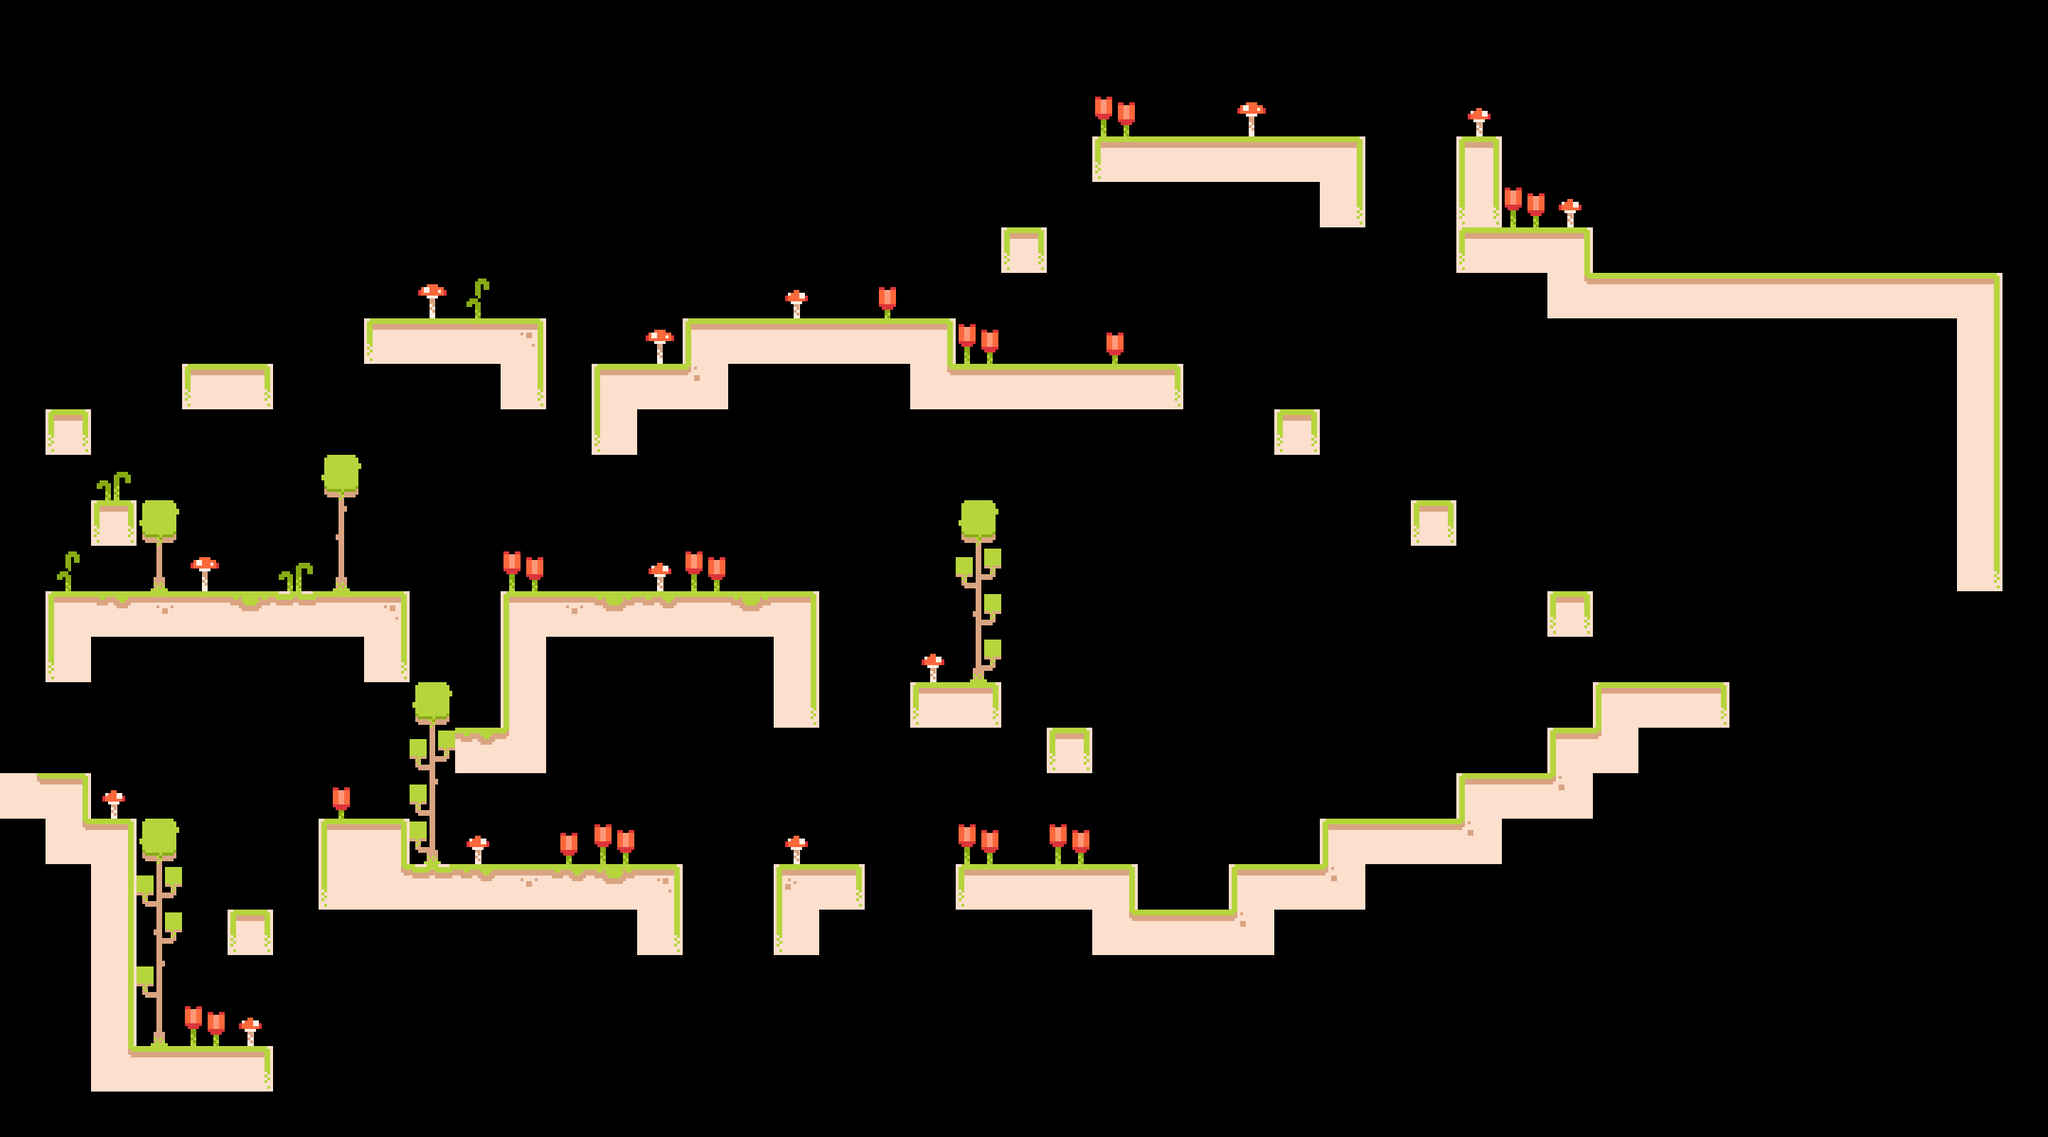

A 2D game scene composited from a Tiled map and its tileset images. What follows is a short description and the map's XML, with every tile layer's data as written:
An orthogonal 45x25 tile map with 64x64 px tiles, 2 tile layers (Main, Decoration) and 6 objects (5x Worm, Player).

<map version="1.10" tiledversion="1.12.2" orientation="orthogonal" renderorder="right-down" width="45" height="25" tilewidth="64" tileheight="64" infinite="0" nextlayerid="4" nextobjectid="8">
 <tileset firstgid="1" source="../tilesets/tilemap.tsx" />
 <layer id="1" name="Main" width="45" height="25">
  <data encoding="csv">
0,0,0,0,0,0,0,0,0,0,0,0,0,0,0,0,0,0,0,0,0,0,0,0,0,0,0,0,0,0,0,0,0,0,0,0,0,0,0,0,0,0,0,0,0,
0,0,0,0,0,0,0,0,0,0,0,0,0,0,0,0,0,0,0,0,0,0,0,0,0,0,0,0,0,0,0,0,0,0,0,0,0,0,0,0,0,0,0,0,0,
0,0,0,0,0,0,0,0,0,0,0,0,0,0,0,0,0,0,0,0,0,0,0,0,0,0,0,0,0,0,0,0,0,0,0,0,0,0,0,0,0,0,0,0,0,
0,0,0,0,0,0,0,0,0,0,0,0,0,0,0,0,0,0,0,0,0,0,0,0,28,5,5,5,5,6,0,0,20,0,0,0,0,0,0,0,0,0,0,0,0,
0,0,0,0,0,0,0,0,0,0,0,0,0,0,0,0,0,0,0,0,0,0,0,0,0,0,0,0,0,19,0,0,30,0,0,0,0,0,0,0,0,0,0,0,0,
0,0,0,0,0,0,0,0,0,0,0,0,0,0,0,0,0,0,0,0,0,0,10,0,0,0,0,0,0,0,0,0,28,5,6,0,0,0,0,0,0,0,0,0,0,
0,0,0,0,0,0,0,0,0,0,0,0,0,0,0,0,0,0,0,0,0,0,0,0,0,0,0,0,0,0,0,0,0,0,25,5,5,5,5,5,5,5,5,6,0,
0,0,0,0,0,0,0,0,28,5,5,9,0,0,0,4,5,5,5,5,6,0,0,0,0,0,0,0,0,0,0,0,0,0,0,0,0,0,0,0,0,0,0,16,0,
0,0,0,0,28,29,0,0,0,0,0,19,0,4,5,26,0,0,0,0,25,5,5,5,5,29,0,0,0,0,0,0,0,0,0,0,0,0,0,0,0,0,0,16,0,
0,10,0,0,0,0,0,0,0,0,0,0,0,17,0,0,0,0,0,0,0,0,0,0,0,0,0,0,10,0,0,0,0,0,0,0,0,0,0,0,0,0,0,16,0,
0,0,0,0,0,0,0,0,0,0,0,0,0,0,0,0,0,0,0,0,0,0,0,0,0,0,0,0,0,0,0,0,0,0,0,0,0,0,0,0,0,0,0,16,0,
0,0,10,0,0,0,0,0,0,0,0,0,0,0,0,0,0,0,0,0,0,0,0,0,0,0,0,0,0,0,0,10,0,0,0,0,0,0,0,0,0,0,0,16,0,
0,0,0,0,0,0,0,0,0,0,0,0,0,0,0,0,0,0,0,0,0,0,0,0,0,0,0,0,0,0,0,0,0,0,0,0,0,0,0,0,0,0,0,19,0,
0,4,22,8,5,23,21,5,9,0,0,4,8,23,22,5,23,6,0,0,0,0,0,0,0,0,0,0,0,0,0,0,0,0,10,0,0,0,0,0,0,0,0,0,0,
0,17,0,0,0,0,0,0,19,0,0,14,0,0,0,0,0,16,0,0,0,0,0,0,0,0,0,0,0,0,0,0,0,0,0,0,0,0,0,0,0,0,0,0,0,
0,0,0,0,0,0,0,0,1,0,0,14,0,0,0,0,0,19,0,0,28,29,0,0,0,0,0,0,0,0,0,0,0,0,0,4,5,29,0,0,0,0,0,0,0,
0,0,0,0,0,0,0,0,0,0,22,24,0,0,0,0,0,0,0,0,0,0,0,10,0,0,0,0,0,0,0,0,0,0,4,24,0,0,0,0,0,0,0,0,0,
25,6,0,0,0,0,0,0,0,0,0,0,0,0,0,0,0,0,0,0,0,0,0,0,0,0,0,0,0,0,0,0,4,5,26,0,0,0,0,0,0,0,0,0,0,
0,25,6,0,0,0,0,4,6,0,0,0,0,0,0,0,0,0,0,0,0,0,0,0,0,0,0,0,0,4,5,5,26,0,0,0,0,0,0,0,0,0,0,0,0,
0,0,16,0,0,0,0,17,25,21,22,8,22,23,9,0,0,7,29,0,0,28,5,5,6,0,0,4,5,26,0,0,0,0,0,0,0,0,0,0,0,0,0,0,0,
0,0,16,0,0,10,0,0,0,0,0,0,0,0,19,0,0,17,0,0,0,0,0,0,25,5,5,26,0,0,0,0,0,0,0,0,0,0,0,0,0,0,0,0,0,
0,0,16,0,0,0,0,0,0,0,0,0,0,0,0,0,0,0,0,0,0,0,0,0,0,0,0,0,0,0,0,0,0,0,0,0,0,0,0,0,0,0,0,0,0,
0,0,16,0,0,0,0,0,0,0,0,0,0,0,0,0,0,0,0,0,0,0,0,0,0,0,0,0,0,0,0,0,0,0,0,0,0,0,0,0,0,0,0,0,0,
0,0,25,5,5,29,0,0,0,0,0,0,0,0,0,0,0,0,0,0,0,0,0,0,0,0,0,0,0,0,0,0,0,0,0,0,0,0,0,0,0,0,0,0,0,
0,0,0,0,0,0,0,0,0,0,0,0,0,0,0,0,0,0,0,0,0,0,0,0,0,0,0,0,0,0,0,0,0,0,0,0,0,0,0,0,0,0,0,0,0
</data>
 </layer>
 <layer id="3" name="Decoration" width="45" height="25">
  <data encoding="csv">
0,0,0,0,0,0,0,0,0,0,0,0,0,0,0,0,0,0,0,0,0,0,0,0,0,0,0,0,0,0,0,0,0,0,0,0,0,0,0,0,0,0,0,0,0,
0,0,0,0,0,0,0,0,0,0,0,0,0,0,0,0,0,0,0,0,0,0,0,0,0,0,0,0,0,0,0,0,0,0,0,0,0,0,0,0,0,0,0,0,0,
0,0,0,0,0,0,0,0,0,0,0,0,0,0,0,0,0,0,0,0,0,0,0,0,33,0,0,31,0,0,0,0,32,0,0,0,0,0,0,0,0,0,0,0,0,
0,0,0,0,0,0,0,0,0,0,0,0,0,0,0,0,0,0,0,0,0,0,0,0,0,0,0,0,0,0,0,0,0,0,0,0,0,0,0,0,0,0,0,0,0,
0,0,0,0,0,0,0,0,0,0,0,0,0,0,0,0,0,0,0,0,0,0,0,0,0,0,0,0,0,0,0,0,0,33,32,0,0,0,0,0,0,0,0,0,0,
0,0,0,0,0,0,0,0,0,0,0,0,0,0,0,0,0,0,0,0,0,0,0,0,0,0,0,0,0,0,0,0,0,0,0,0,0,0,0,0,0,0,0,0,0,
0,0,0,0,0,0,0,0,0,31,36,0,0,0,0,0,0,32,0,34,0,0,0,0,0,0,0,0,0,0,0,0,0,0,0,0,0,0,0,0,0,0,0,0,0,
0,0,0,0,0,0,0,0,0,0,0,0,0,0,31,0,0,0,0,0,0,33,0,0,34,0,0,0,0,0,0,0,0,0,0,0,0,0,0,0,0,0,0,0,0,
0,0,0,0,0,0,0,0,0,0,0,0,0,0,0,0,0,0,0,0,0,0,0,0,0,0,0,0,0,0,0,0,0,0,0,0,0,0,0,0,0,0,0,0,0,
0,0,0,0,0,0,0,0,0,0,0,0,0,0,0,0,0,0,0,0,0,0,0,0,0,0,0,0,0,0,0,0,0,0,0,0,0,0,0,0,0,0,0,0,0,
0,0,35,0,0,0,0,39,0,0,0,0,0,0,0,0,0,0,0,0,0,0,0,0,0,0,0,0,0,0,0,0,0,0,0,0,0,0,0,0,0,0,0,0,0,
0,0,0,39,0,0,0,49,0,0,0,0,0,0,0,0,0,0,0,0,0,39,0,0,0,0,0,0,0,0,0,0,0,0,0,0,0,0,0,0,0,0,0,0,0,
0,36,0,59,31,0,35,59,0,0,0,33,0,0,32,33,0,0,0,0,0,40,0,0,0,0,0,0,0,0,0,0,0,0,0,0,0,0,0,0,0,0,0,0,0,
0,0,0,0,0,0,0,0,0,0,0,0,0,0,0,0,0,0,0,0,0,50,0,0,0,0,0,0,0,0,0,0,0,0,0,0,0,0,0,0,0,0,0,0,0,
0,0,0,0,0,0,0,0,0,0,0,0,0,0,0,0,0,0,0,0,32,60,0,0,0,0,0,0,0,0,0,0,0,0,0,0,0,0,0,0,0,0,0,0,0,
0,0,0,0,0,0,0,0,0,39,0,0,0,0,0,0,0,0,0,0,0,0,0,0,0,0,0,0,0,0,0,0,0,0,0,0,0,0,0,0,0,0,0,0,0,
0,0,0,0,0,0,0,0,0,40,0,0,0,0,0,0,0,0,0,0,0,0,0,0,0,0,0,0,0,0,0,0,0,0,0,0,0,0,0,0,0,0,0,0,0,
0,0,32,0,0,0,0,34,0,48,0,0,0,0,0,0,0,0,0,0,0,0,0,0,0,0,0,0,0,0,0,0,0,0,0,0,0,0,0,0,0,0,0,0,0,
0,0,0,39,0,0,0,0,0,58,32,0,34,33,0,0,0,32,0,0,0,33,0,33,0,0,0,0,0,0,0,0,0,0,0,0,0,0,0,0,0,0,0,0,0,
0,0,0,40,0,0,0,0,0,0,0,0,0,0,0,0,0,0,0,0,0,0,0,0,0,0,0,0,0,0,0,0,0,0,0,0,0,0,0,0,0,0,0,0,0,
0,0,0,50,0,0,0,0,0,0,0,0,0,0,0,0,0,0,0,0,0,0,0,0,0,0,0,0,0,0,0,0,0,0,0,0,0,0,0,0,0,0,0,0,0,
0,0,0,48,0,0,0,0,0,0,0,0,0,0,0,0,0,0,0,0,0,0,0,0,0,0,0,0,0,0,0,0,0,0,0,0,0,0,0,0,0,0,0,0,0,
0,0,0,59,33,32,0,0,0,0,0,0,0,0,0,0,0,0,0,0,0,0,0,0,0,0,0,0,0,0,0,0,0,0,0,0,0,0,0,0,0,0,0,0,0,
0,0,0,0,0,0,0,0,0,0,0,0,0,0,0,0,0,0,0,0,0,0,0,0,0,0,0,0,0,0,0,0,0,0,0,0,0,0,0,0,0,0,0,0,0,
0,0,0,0,0,0,0,0,0,0,0,0,0,0,0,0,0,0,0,0,0,0,0,0,0,0,0,0,0,0,0,0,0,0,0,0,0,0,0,0,0,0,0,0,0
</data>
 </layer>
 <objectgroup id="2" name="Entities">
  <object id="1" name="Player" x="320" y="320">
   <point />
  </object>
  <object id="2" name="Worm" x="2240" y="356" width="576" height="28" />
  <object id="3" name="Worm" x="1536" y="164" width="384" height="28" />
  <object id="4" name="Worm" x="960" y="420" width="384" height="28" />
  <object id="5" name="Worm" x="704" y="804" width="448" height="28" />
  <object id="6" name="Worm" x="576" y="1188" width="384" height="28" />
 </objectgroup>
</map>
